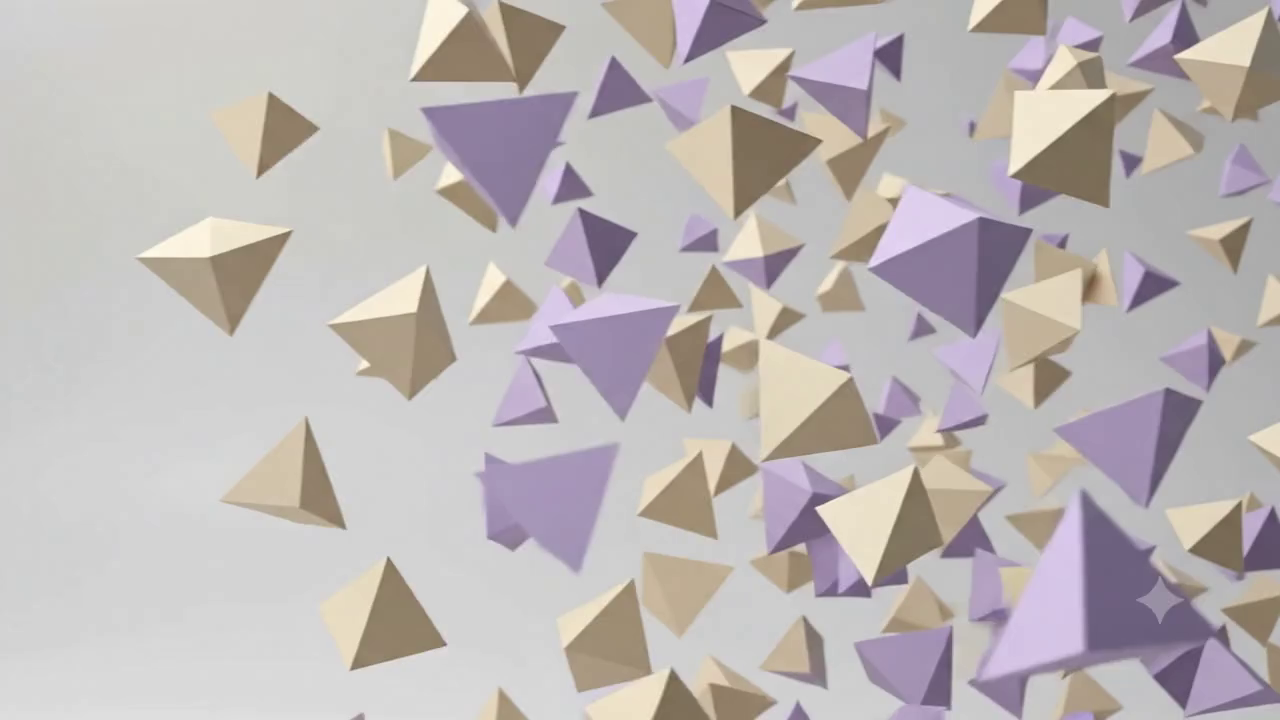
#> input picture frame 0 of ../tmp/tmpy9ecqnkb/hero.mp4, 1280 x 720 px
$ python extract_frames.py
#> lines starting #> are read from the running program, lines starting #| are printed output that depends on the picture
"""
Извлекает 100 JPEG-кадров из hero.mp4 в images/hero/frames/
10 fps, JPEG quality 65, resize до ширины 1280px (оригинал)
"""
import cv2, pathlib, shutil, tempfile

SRC        = r'C:\Users\USERR\Desktop\Маникюр\images\hero\hero.mp4'
DEST       = pathlib.Path(r'C:\Users\USERR\Desktop\Маникюр\images\hero\frames')
TARGET_FPS = 10
QUALITY    = 65

tmp_dir = pathlib.Path(tempfile.mkdtemp())
tmp_vid = tmp_dir / 'hero.mp4'
shutil.copy2(SRC, tmp_vid)

cap     = cv2.VideoCapture(str(tmp_vid))
src_fps = cap.get(cv2.CAP_PROP_FPS)
total_f = int(cap.get(cv2.CAP_PROP_FRAME_COUNT))
print(f'Video: fps={src_fps}  frames={total_f}  duration={total_f/src_fps:.1f}s')

out_tmp = tmp_dir / 'frames'
out_tmp.mkdir()

step   = src_fps / TARGET_FPS
wanted = []
t = 0.0
while t < total_f:
    wanted.append(round(t))
    t += step

idx = 0
for fi in wanted:
    cap.set(cv2.CAP_PROP_POS_FRAMES, fi)
    ok, frame = cap.read()
    if not ok:
        continue
    path = out_tmp / f'{idx:04d}.jpg'
    cv2.imwrite(str(path), frame, [cv2.IMWRITE_JPEG_QUALITY, QUALITY])
    idx += 1

cap.release()
print(f'Extracted {idx} frames')

DEST.mkdir(parents=True, exist_ok=True)
# Удаляем старые кадры
for old in DEST.glob('*.jpg'):
    old.unlink()

for f in sorted(out_tmp.glob('*.jpg')):
    shutil.copy2(f, DEST / f.name)

count    = len(list(DEST.glob('*.jpg')))
total_kb = sum(f.stat().st_size for f in DEST.glob('*.jpg')) // 1024
print(f'Done: {count} frames, {total_kb} KB total (~{total_kb/1024:.1f} MB)')

shutil.rmtree(tmp_dir)

$ run again, starting later in the video
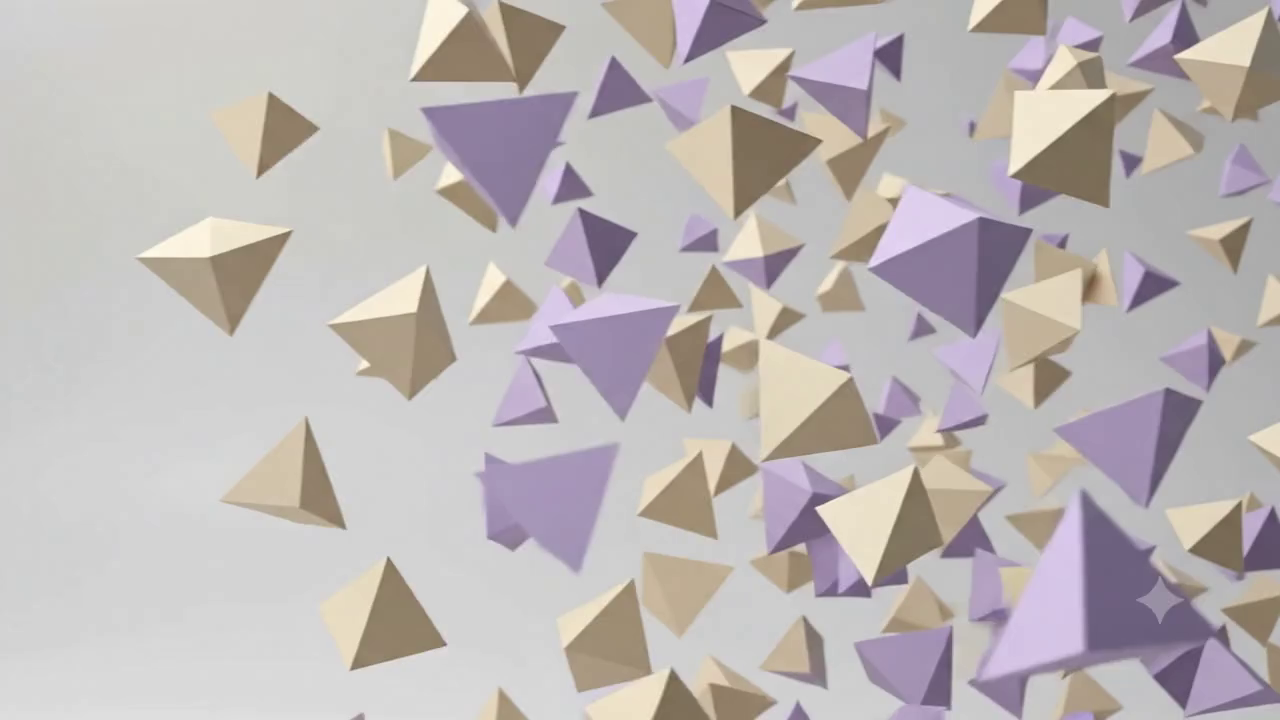
#> input picture frame 0 of ../tmp/tmphqlwp9eg/hero.mp4, 1280 x 720 px

$ run again, starting later in the video
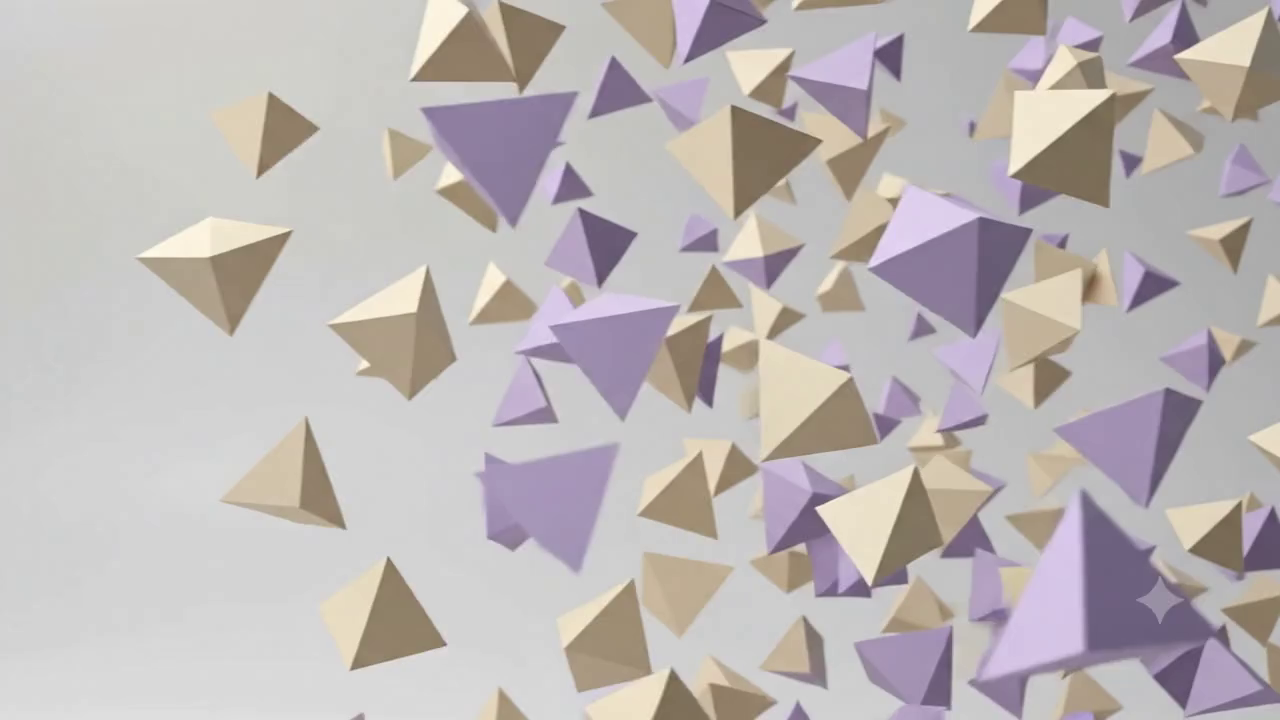
#> input picture frame 0 of ../tmp/tmpv3974afn/hero.mp4, 1280 x 720 px
